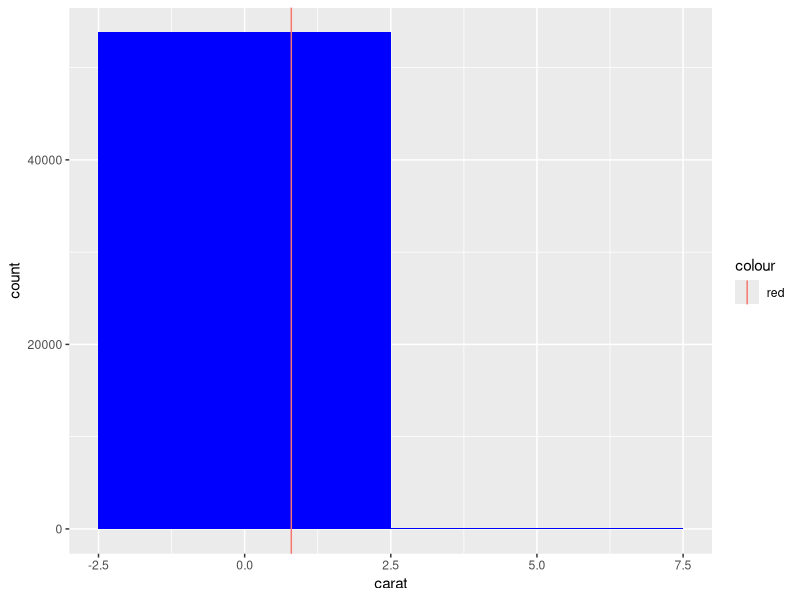
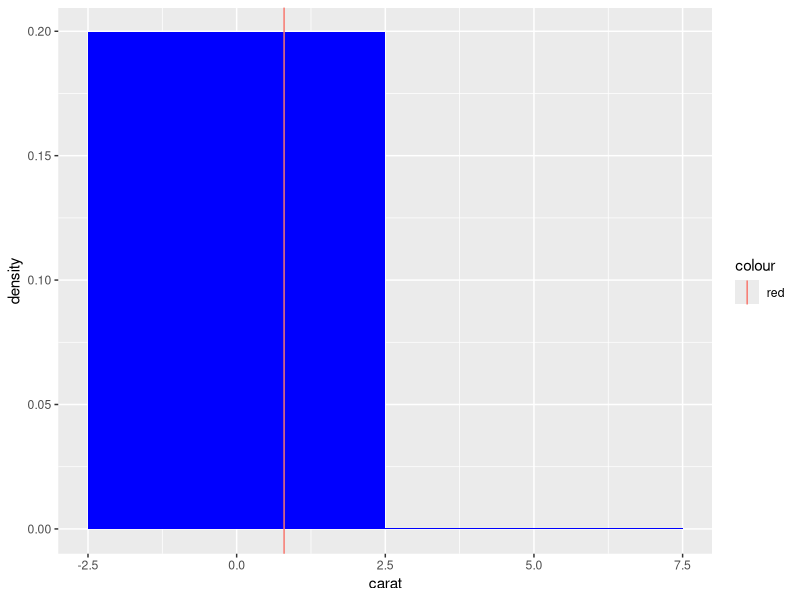
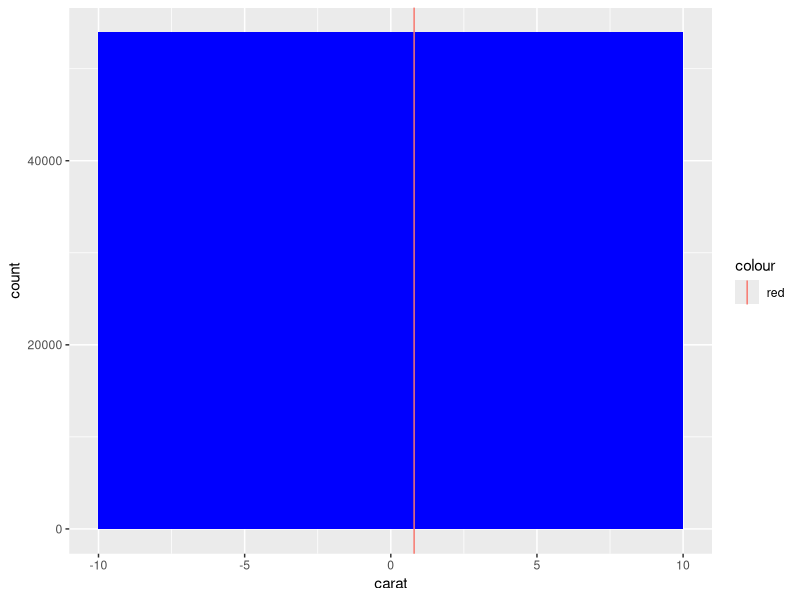
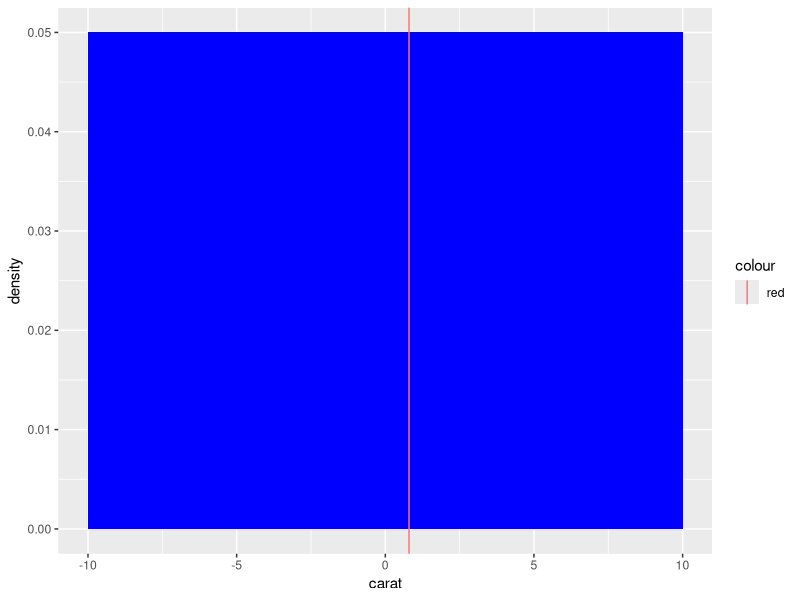
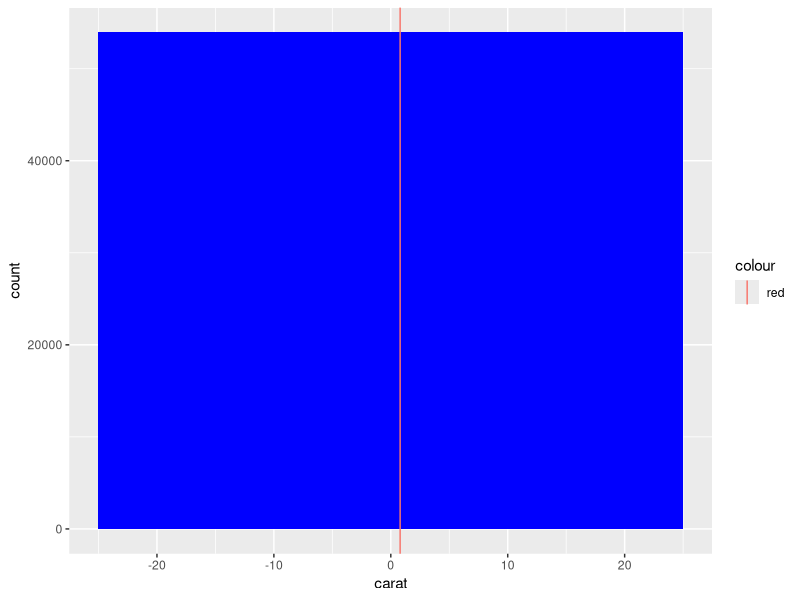
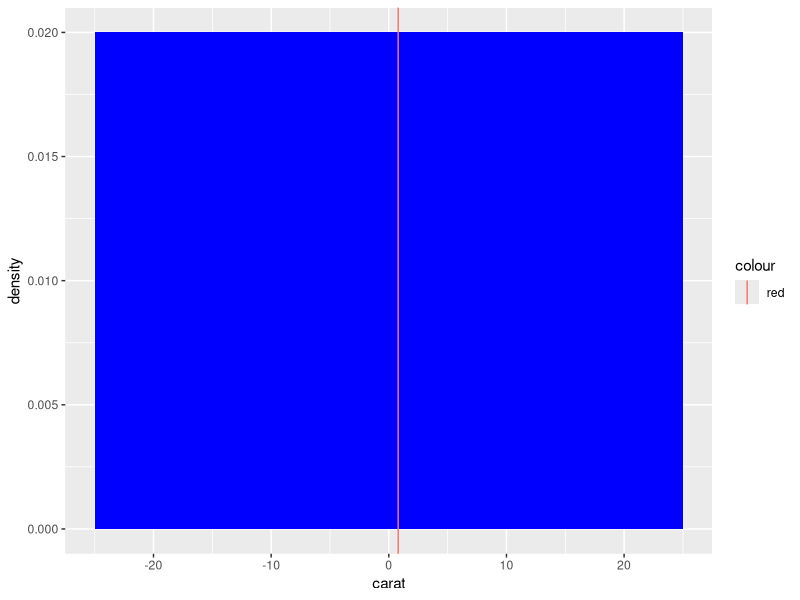
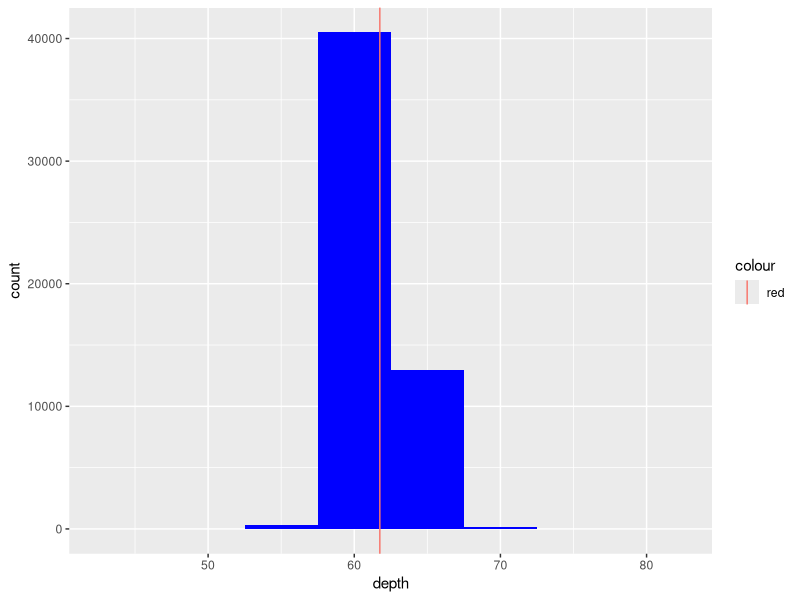
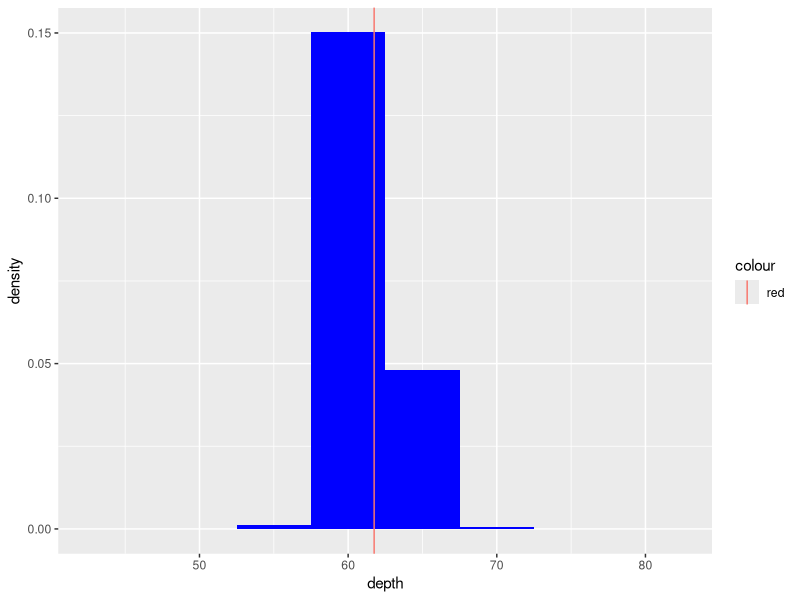

Write the R code that produced these figures, in order.
## ---- chunk 1
require(ggplot2)#load ggplot2 package
require(grid) #load grid package
data(diamonds)
data(mtcars)
#first append on a logical column to the diamonds data frame. we will use it to test our explore function later.
log_col<-c()
#create a vairable called log_col and make it empty
ratio1 = length(mtcars$vs[mtcars$vs==1])/length(mtcars$vs)
 #Calculate the ratio of 1 in the mtcars$vs variable, store it in ratio1
numbers<-runif(nrow(diamonds),0,1)
# I googled for the method of random distribution in R and choose runif, use runif to randomly input 0 and 1 into numbers based on ratio1.
for(i in 1:(nrow(diamonds))){# go through from the first one to the last one in nrow(diamonds)
  if(numbers[i]<=ratio1){#check if numbers[i] equals to 1
    log_col[i]=TRUE   #if trail[i] equals to 1, then it's true in log_col[i]
  }   
   else{
     log_col[i]=FALSE#if log_col[i] not equal to 1, then put it FALSE in log_col[i]
   }
 }
  diamonds1<-data.frame(diamonds,log_col)

  

explore <- function(Dataframe, bin_sizes, corr_threshold){
##create a function called explore and send in the numeric data frames, some bin sizes and a specific threshold as parameter
#Question1 
  Num_Col <- Dataframe[sapply(Dataframe, is.numeric)] #Creates a variable called Num_Col, which is the dataframe containing all of our numerical columns. We obtain this data frame by using the sapply function. This function goes through each column in our data frame and determines whether that column contains numeric values by using the is.numeric function. 
  for(i in 1:length(Num_Col)){ #Goes through each number from the first one to the last one of Num_Col
    for(j in bin_sizes){#Goes through each element of bin_sizes
      num_bins <- (max(Num_Col[[i]])-min(Num_Col[[i]]))/bin_sizes[j]#calculate tbe number of bins
      val <- Num_Col[[i]]
      print(ggplot(Dataframe, aes(x=val)) + geom_histogram(binwidth=j, fill='blue')
      + geom_vline(aes(xintercept=mean(val), colour = 'red')) + labs(x=names(Num_Col[i])))
      #use the ggplot function to create a histogram               plot a histogram with blue color, add  a red vertical line using geom_vline for mean is added  and label all the variables in our data frame.
     
      print(ggplot(Dataframe, aes(x=val)) + geom_histogram(aes(y= ..density..), binwidth =
      j, fill='blue') + geom_vline(aes(xintercept=mean(val), colour = 'red'))           + labs(x=names(Num_Col[i])))
      #do the similar thing as the last step, plot density histograms for each bin width j. We do this by changing the input to our geom_histogram layer. 
    }
  }  


#Question2
list0 <- Dataframe[sapply(Dataframe, is.factor)] #create a list called list0 with categorical columns in our Dataframe by using the sapply function, which applies the is.factor to each of the columns in our dataframe.
  if(length(list0)==0){ #If there are no categorical variables, then we print the statement  ""no categorical variables
    print("no categorical variables") 
  }
  else{ #otherwise we will go through each column in list0
    for(i in 1:length(list0)){ 
      barplot(table(list0[[i]])) #plot a bar graph by putting the table function for our column as an input of our barplot function. 
    }
  }
  list1 <- Dataframe[sapply(Dataframe, is.logical)] #create a list called list1 with binary columns from our Dataframe by the same sapply function as we create list0. 
  if(length(list1)==0){ #If there are no binary variables
    print("no binary variables")# then we print the statement "no binary variables"  
  }
  else{    #otherwise, we will go through each element in list1
    for(i in 1:length(list1)){
      barplot(table(list1[[i]])) #plot a bar graph
    }
  }

  #Question3
  for(i in 1:(length(Num_Col)-1)){ #go through every one of our numerical variables to the penultimate one.
    for(j in (i+1):length(Num_Col)){ #For each variable in our index, goes through each variable after it to avoid repetition of correlations.
      print((cor(Num_Col[i], Num_Col[j]))**2) #For each pair of variables, prints the correlation of that pair.
    }
  }

  #Question4
  categ_table <- NULL #Creates a variable categ_table, which will be appended and returned. 
  for(i in list0){ #Goes through every one of our categorical variables
    categ_table <- c(categ_table, table(i)) #For each of those variables, adds a frequency table
  }
  print(categ_table)#Prints our categ_table after it is done. 

  binary_table <- NULL #Create a variable called binary_table 
  for(i in list1){ #Goes through every one of our binary variables
    binary_table <- c(binary_table, table(i)) #For each of those variables, adds a frequency table
  }
  print(binary_table) #print our binary_table
  for(i in Num_Col){ #Goes through each of our numerical variables
    print(summary(i)) #For each variable, returns a summary statistics table using the summary function.


  }

 
  pairs <- NULL #Creates an empty list called pairs. 
  r_squared <- NULL #Creates an empty list called r_squared
  for(i in 1:(length(Num_Col)-1)){ #go through all numerical variables to the penultimate one
    for(j in (i+1):length(Num_Col)){ #goes through each variable after it to avoid repetition.
      pairs <- c(pairs, paste(names(Num_Col[i]), names(Num_Col[j]), sep = '-')) #Adds the name of the pair,use the paste function to create a single string with the two names separated by the character '-'. 
      r_squared <- c(r_squared, cor(Num_Col[i],Num_Col[j])**2) #Adds the r-squared value between the two variables to the  r_squared list using the cor function and squaring our result. 
    }
  }
  df_rsquared <- data.frame(pairs, r_squared) #Creates a data frame called df_rsquared by using the data.frame function. Put our appended pairs and r_squared vectors as our two columns. 
  print(df_rsquared) #Print the data frame. 

 
  pairs0 <- NULL #Creates an empty list is called pairs0. 
  Pearson_Coeff <- NULL #Creates an empty list called Pearson_Coeff. 
  for(i in 1:(length(Num_Col)-1)){ #go through each pair of numerical variables to the penultimate one
    for(j in (i+1):length(Num_Col)){ #do this step as we did before. 
      if (abs(cor(Num_Col[i],Num_Col[j]))>corr_threshold){ #If the absolute value of the correlation is less than our correlation threshold
         pairs0 <- c(pairs0, paste(names(Num_Col[i]), names(Num_Col[j]))) #Add the names of our two variables to our pairs0 vector. 
        Pearson_Coeff <- c(Pearson_Coeff, cor(Num_Col[i], Num_Col[j])) #add the correlation of those two variables to Pearson_Coeff. 
      }
    }
  }
  corrframe <- data.frame(pairs0, Pearson_Coeff) #Create a new data frame called corrframe which contains the two vectors pairs0 and Pearson_Coeff. 
  print(corrframe) #Print the data frame. 
}

#Test the explore function
explore(diamonds1, c(5,20,50), .25)
explore(mtcars, c(5,20,50), .25)
